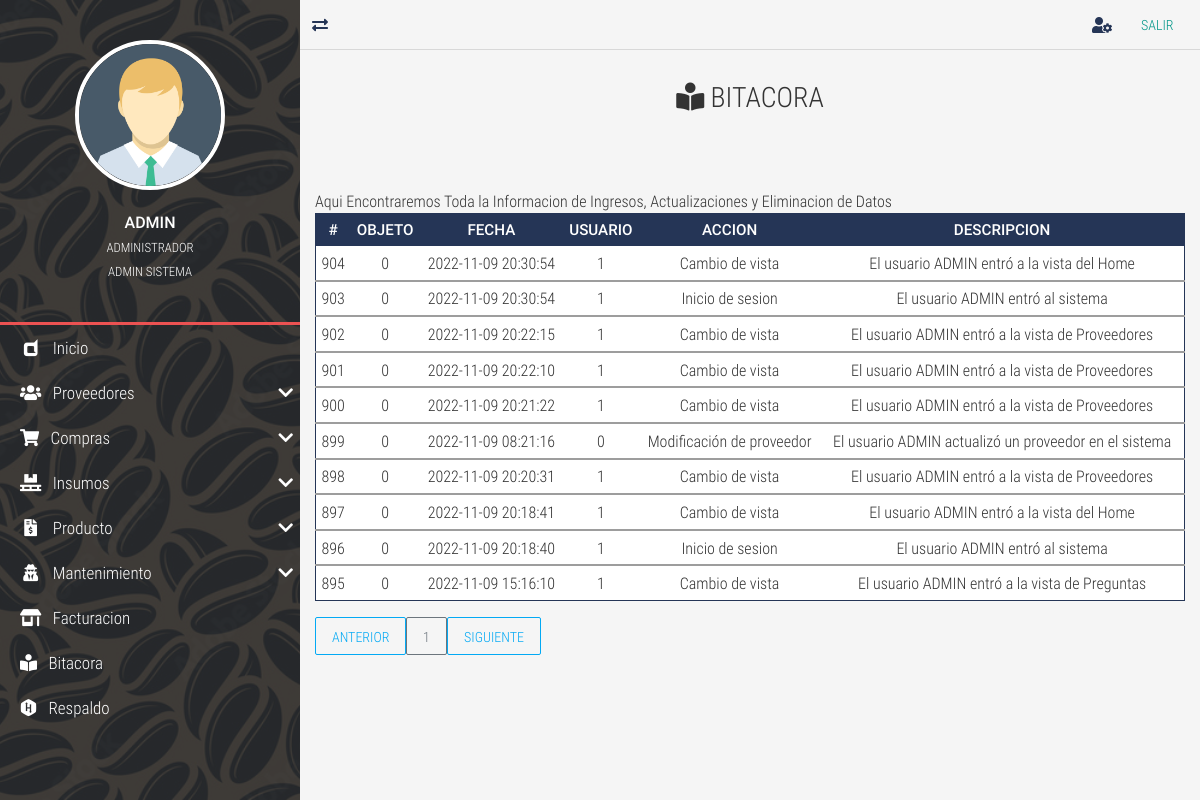
/bitacora/ (signed in), run on an earlier commit of the app's database.
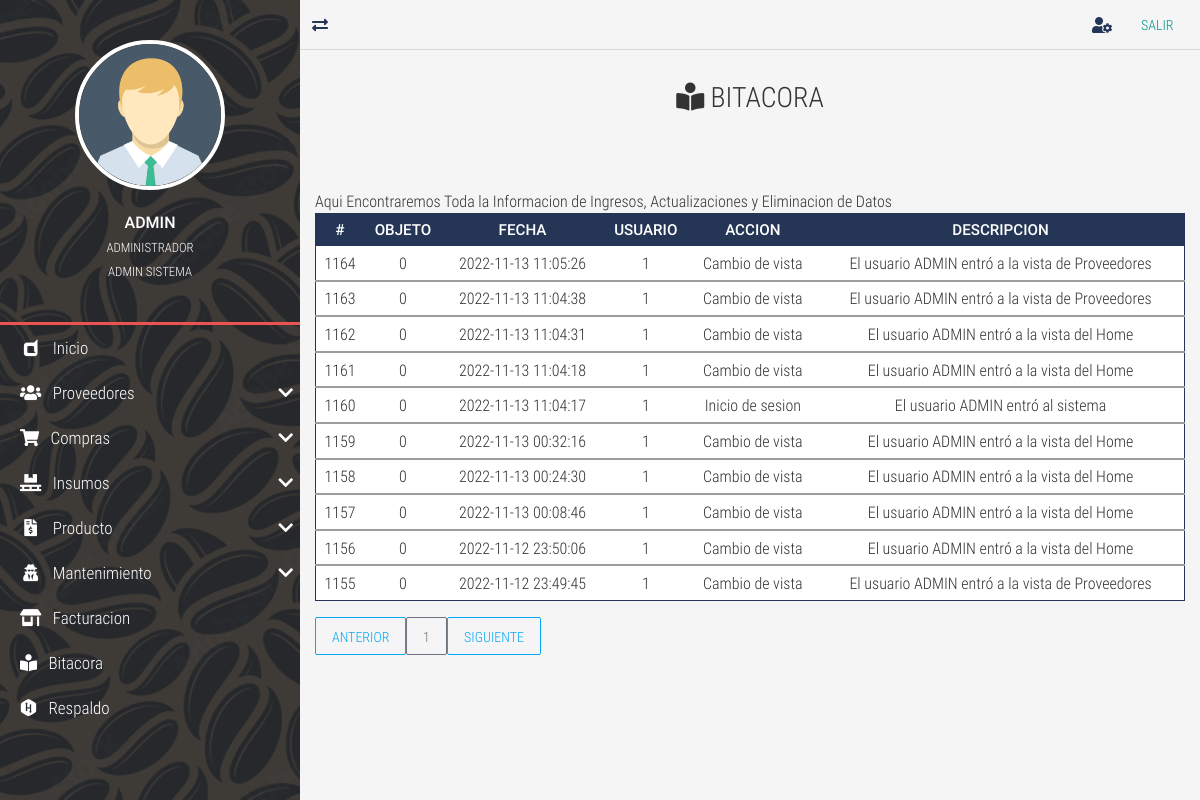
And on a later commit of the database.
### tables this page shows
CREATE TABLE `TBL_bitacora` (
  `id_bitacora` int NOT NULL AUTO_INCREMENT,
  `id_objeto` int DEFAULT NULL,
  `fecha` datetime NOT NULL,
  `id_usuario` int DEFAULT NULL,
  `accion` tinytext NOT NULL COMMENT 'accion realizada si es un ingreso nuevo, actualizacion. eliminacion o una consulta.',
  `descripcion` text,
  PRIMARY KEY (`id_bitacora`),
  KEY `FK_TBL_bitacora_TBL_usuarios` (`id_usuario`),
  CONSTRAINT `FK_TBL_bitacora_TBL_usuarios` FOREIGN KEY (`id_usuario`) REFERENCES `TBL_usuarios` (`id_usuario`)
);

### controladores/vistasControlador.php (called while the page is built, shortened)
<?php
	class vistasControlador extends vistasModelo{
		public function obtener_plantilla_controlador(){
			return require_once "./vistas/plantilla.php";
		}
	}

### index.php (called while the page is built, shortened)
<?php
	require_once "./controladores/vistasControlador.php";
	$plantilla = new vistasControlador();
	$plantilla->obtener_plantilla_controlador();

### vistas/contenidos/bitacora-view.php (the view)
<div class="full-box page-header">
	<h3 class="text-center">
		<i class="fas fa-book-reader"></i> BITACORA
	</h3>
</div>
<div class="container-fluid">
	<div class="table-responsive">
    <caption>Aqui Encontraremos Toda la Informacion de Ingresos, Actualizaciones y  Eliminacion de Datos</caption>
	<table class="table table-dark table-sm" id="tblDatos">
		<thead>
			<tr class="text-center roboto-medium">
				<th>#</th>
				<th>OBJETO</th>
				<th>FECHA</th>
				<th>USUARIO</th>
				<th>ACCION</th>
				<th>DESCRIPCION</th>
			</tr>
		</thead>
		<?php
			include ("./cone.php");
			$sql="SELECT * FROM TBL_bitacora WHERE id_bitacora ORDER BY id_bitacora DESC ";
			$result=mysqli_query($conexion,$sql);
			while($mostrar=mysqli_fetch_assoc ($result)){
		?>
				<tbody>
					<tr class="text-center" >
						<td><?php echo $mostrar['id_bitacora']?></td>
						<td><?php echo $mostrar['id_objeto']?></td>
						<td><?php echo $mostrar['fecha']?></td>
						<td><?php echo $mostrar['id_usuario']?></td>
						<td><?php echo $mostrar['accion']?></td>
						<td><?php echo $mostrar['descripcion']?></td>
					</tr>
				</tbody>
		<?php
			}
		?>
	</table>
	<div id="paginador" class=""></div>

What changed in the data, as far as the page shows it:
no longer on this page (row unchanged): tbl_bitacora: id_bitacora "904", id_objeto "0", fecha "2022-11-09 20:30:54", id_usuario "1", accion "Cambio de vista", descripcion "El usuario ADMIN entró a la vista del Home"
no longer on this page (row unchanged): tbl_bitacora: id_bitacora "903", id_objeto "0", fecha "2022-11-09 20:30:54", id_usuario "1", accion "Inicio de sesion", descripcion "El usuario ADMIN entró al sistema"
no longer on this page (row unchanged): tbl_bitacora: id_bitacora "902", id_objeto "0", fecha "2022-11-09 20:22:15", id_usuario "1", accion "Cambio de vista", descripcion "El usuario ADMIN entró a la vista de Proveedores"
no longer on this page (row unchanged): tbl_bitacora: id_bitacora "901", id_objeto "0", fecha "2022-11-09 20:22:10", id_usuario "1", accion "Cambio de vista", descripcion "El usuario ADMIN entró a la vista de Proveedores"
no longer on this page (row unchanged): tbl_bitacora: id_bitacora "900", id_objeto "0", fecha "2022-11-09 20:21:22", id_usuario "1", accion "Cambio de vista", descripcion "El usuario ADMIN entró a la vista de Proveedores"
no longer on this page (row unchanged): tbl_bitacora: id_bitacora "899", id_objeto "0", fecha "2022-11-09 08:21:16", id_usuario "0", accion "Modificación de proveedor", descripcion "El usuario ADMIN actualizó un proveedor en el sistema"
no longer on this page (row unchanged): tbl_bitacora: id_bitacora "898", id_objeto "0", fecha "2022-11-09 20:20:31", id_usuario "1", accion "Cambio de vista", descripcion "El usuario ADMIN entró a la vista de Proveedores"
no longer on this page (row unchanged): tbl_bitacora: id_bitacora "897", id_objeto "0", fecha "2022-11-09 20:18:41", id_usuario "1", accion "Cambio de vista", descripcion "El usuario ADMIN entró a la vista del Home"
no longer on this page (row unchanged): tbl_bitacora: id_bitacora "896", id_objeto "0", fecha "2022-11-09 20:18:40", id_usuario "1", accion "Inicio de sesion", descripcion "El usuario ADMIN entró al sistema"
no longer on this page (row unchanged): tbl_bitacora: id_bitacora "895", id_objeto "0", fecha "2022-11-09 15:16:10", id_usuario "1", accion "Cambio de vista", descripcion "El usuario ADMIN entró a la vista de Preguntas"
added tbl_bitacora: id_bitacora "1164", id_objeto "0", fecha "2022-11-13 11:05:26", id_usuario "1", accion "Cambio de vista", descripcion "El usuario ADMIN entró a la vista de Proveedores"
added tbl_bitacora: id_bitacora "1163", id_objeto "0", fecha "2022-11-13 11:04:38", id_usuario "1", accion "Cambio de vista", descripcion "El usuario ADMIN entró a la vista de Proveedores"
added tbl_bitacora: id_bitacora "1162", id_objeto "0", fecha "2022-11-13 11:04:31", id_usuario "1", accion "Cambio de vista", descripcion "El usuario ADMIN entró a la vista del Home"
added tbl_bitacora: id_bitacora "1161", id_objeto "0", fecha "2022-11-13 11:04:18", id_usuario "1", accion "Cambio de vista", descripcion "El usuario ADMIN entró a la vista del Home"
added tbl_bitacora: id_bitacora "1160", id_objeto "0", fecha "2022-11-13 11:04:17", id_usuario "1", accion "Inicio de sesion", descripcion "El usuario ADMIN entró al sistema"
added tbl_bitacora: id_bitacora "1159", id_objeto "0", fecha "2022-11-13 00:32:16", id_usuario "1", accion "Cambio de vista", descripcion "El usuario ADMIN entró a la vista del Home"
added tbl_bitacora: id_bitacora "1158", id_objeto "0", fecha "2022-11-13 00:24:30", id_usuario "1", accion "Cambio de vista", descripcion "El usuario ADMIN entró a la vista del Home"
added tbl_bitacora: id_bitacora "1157", id_objeto "0", fecha "2022-11-13 00:08:46", id_usuario "1", accion "Cambio de vista", descripcion "El usuario ADMIN entró a la vista del Home"
added tbl_bitacora: id_bitacora "1156", id_objeto "0", fecha "2022-11-12 23:50:06", id_usuario "1", accion "Cambio de vista", descripcion "El usuario ADMIN entró a la vista del Home"
added tbl_bitacora: id_bitacora "1155", id_objeto "0", fecha "2022-11-12 23:49:45", id_usuario "1", accion "Cambio de vista", descripcion "El usuario ADMIN entró a la vista de Proveedores"
